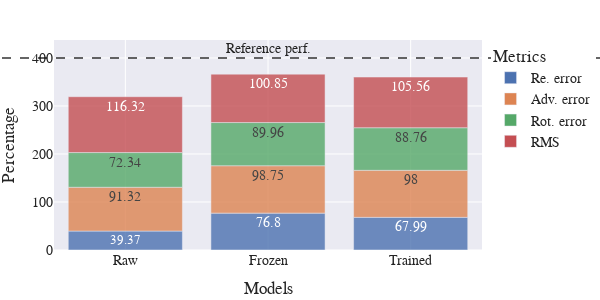

Notebook code for this chart:
### Code cell
file_name = "FE_RAW_F_T"
keys = list(comp_df.keys())
x = [k for k in keys for i in range(4)]
y = []
for k in keys:
    y += [comp_df[k][metric][0][0] for metric in METRICS]
df_formatted = dict(Models=x, Percentage=y, Metrics=METRICS_RENAME*len(keys))
fig = plot_bar(results=df_formatted, title="Transferring quality of FE", 
        width=600, add_hline=True, annotation_text="Reference perf.")
save_plot(fig, "img/trans/"+file_name+".svg")
fig.show()

### Figure 1 — Plotly figure (JSON) as saved in the notebook; plotly's stock layout.template omitted (floating-point values rounded to 4 significant figures)
{"data": [{"alignmentgroup": "True", "hovertemplate": "Metrics=Re. error<br>Models=%{x}<br>Percentage=%{text}<extra></extra>", "legendgroup": "Re. error", "marker": {"color": "rgb(76,114,176)", "opacity": 0.8, "pattern": {"shape": ""}}, "name": "Re. error", "offsetgroup": "Re. error", "orientation": "v", "showlegend": true, "text": [39.37, 76.8, 67.99], "textposition": "auto", "type": "bar", "x": ["Raw", "Frozen", "Trained"], "xaxis": "x", "y": [39.37, 76.8, 67.99], "yaxis": "y"}, {"alignmentgroup": "True", "hovertemplate": "Metrics=Adv. error<br>Models=%{x}<br>Percentage=%{text}<extra></extra>", "legendgroup": "Adv. error", "marker": {"color": "rgb(221,132,82)", "opacity": 0.8, "pattern": {"shape": ""}}, "name": "Adv. error", "offsetgroup": "Adv. error", "orientation": "v", "showlegend": true, "text": [91.32, 98.75, 98], "textposition": "auto", "type": "bar", "x": ["Raw", "Frozen", "Trained"], "xaxis": "x", "y": [91.32, 98.75, 98], "yaxis": "y"}, {"alignmentgroup": "True", "hovertemplate": "Metrics=Rot. error<br>Models=%{x}<br>Percentage=%{text}<extra></extra>", "legendgroup": "Rot. error", "marker": {"color": "rgb(85,168,104)", "opacity": 0.8, "pattern": {"shape": ""}}, "name": "Rot. error", "offsetgroup": "Rot. error", "orientation": "v", "showlegend": true, "text": [72.34, 89.96, 88.76], "textposition": "auto", "type": "bar", "x": ["Raw", "Frozen", "Trained"], "xaxis": "x", "y": [72.34, 89.96, 88.76], "yaxis": "y"}, {"alignmentgroup": "True", "hovertemplate": "Metrics=RMS<br>Models=%{x}<br>Percentage=%{text}<extra></extra>", "legendgroup": "RMS", "marker": {"color": "rgb(196,78,82)", "opacity": 0.8, "pattern": {"shape": ""}}, "name": "RMS", "offsetgroup": "RMS", "orientation": "v", "showlegend": true, "text": [116.3, 100.8, 105.6], "textposition": "auto", "type": "bar", "x": ["Raw", "Frozen", "Trained"], "xaxis": "x", "y": [116.3, 100.8, 105.6], "yaxis": "y"}], "layout": {"annotations": [{"showarrow": false, "text": "Reference perf.", "x": 0.5, "xanchor": "center", "xref": "x domain", "y": 400, "yanchor": "bottom", "yref": "y"}], "barmode": "relative", "font": {"family": "Serif", "size": 14}, "height": 300, "legend": {"title": {"text": "Metrics"}, "tracegroupgap": 0}, "margin": {"b": 5, "l": 5, "r": 5, "t": 40}, "shapes": [{"line": {"color": "black", "dash": "dash", "width": 2}, "opacity": 0.6, "type": "line", "x0": -0.5, "x1": 2.5, "xref": "x domain", "y0": 400, "y1": 400, "yref": "y"}], "width": 600, "xaxis": {"anchor": "y", "domain": [0, 1], "title": {"text": "Models"}}, "yaxis": {"anchor": "x", "domain": [0, 1], "title": {"text": "Percentage"}}}}
